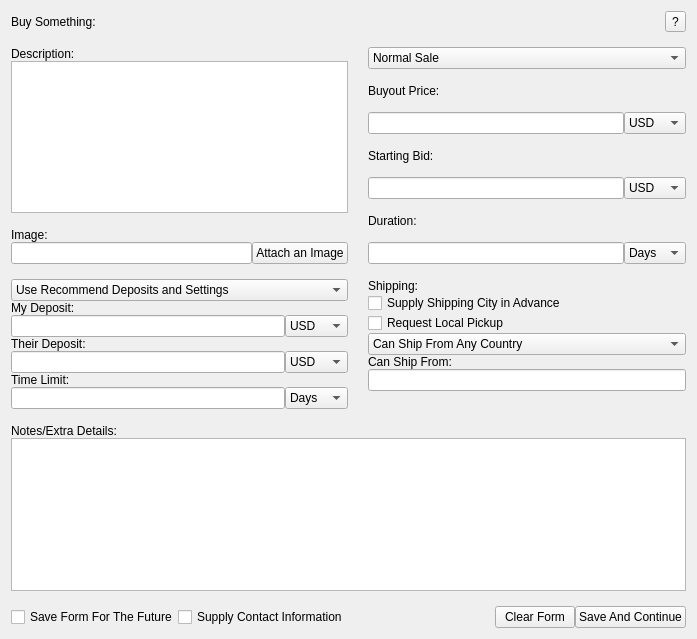
<?xml version="1.0" encoding="UTF-8"?>
<ui version="4.0">
 <class>Form</class>
 <widget class="QWidget" name="Form">
  <property name="geometry">
   <rect>
    <x>0</x>
    <y>0</y>
    <width>697</width>
    <height>639</height>
   </rect>
  </property>
  <property name="windowTitle">
   <string>Form</string>
  </property>
  <layout class="QGridLayout" name="gridLayout_5">
   <property name="horizontalSpacing">
    <number>20</number>
   </property>
   <property name="verticalSpacing">
    <number>15</number>
   </property>
   <item row="2" column="0">
    <layout class="QGridLayout" name="gridLayout_2">
     <item row="0" column="0">
      <widget class="QLabel" name="BuyImageText">
       <property name="text">
        <string>Image:</string>
       </property>
      </widget>
     </item>
     <item row="1" column="0">
      <widget class="QLineEdit" name="BuyImageBox">
       <property name="text">
        <string/>
       </property>
      </widget>
     </item>
     <item row="1" column="1">
      <widget class="QPushButton" name="BuyAttachImage">
       <property name="toolTip">
        <string>Attach an Image to your contract</string>
       </property>
       <property name="text">
        <string>Attach an Image</string>
       </property>
       <property name="icon">
        <iconset>
         <normaloff>:/Images/images/icon_openaccount_active.png</normaloff>:/Images/images/icon_openaccount_active.png</iconset>
       </property>
       <property name="iconSize">
        <size>
         <width>20</width>
         <height>20</height>
        </size>
       </property>
      </widget>
     </item>
    </layout>
   </item>
   <item row="3" column="0">
    <layout class="QGridLayout" name="gridLayout_4">
     <item row="0" column="0" colspan="2">
      <widget class="QComboBox" name="DepositSettings6">
       <item>
        <property name="text">
         <string>Use Recommend Deposits and Settings</string>
        </property>
       </item>
       <item>
        <property name="text">
         <string>Custom Deposits</string>
        </property>
       </item>
       <item>
        <property name="text">
         <string>Make Me A Guarantor</string>
        </property>
       </item>
       <item>
        <property name="text">
         <string>Make Them A Guarantor</string>
        </property>
       </item>
      </widget>
     </item>
     <item row="1" column="0">
      <widget class="QLabel" name="MyDepositText6">
       <property name="text">
        <string>My Deposit:</string>
       </property>
      </widget>
     </item>
     <item row="2" column="0">
      <widget class="QLineEdit" name="MyDepositBox6">
       <property name="text">
        <string/>
       </property>
      </widget>
     </item>
     <item row="2" column="1">
      <widget class="QComboBox" name="MyDepositUSD6">
       <item>
        <property name="text">
         <string>USD</string>
        </property>
       </item>
       <item>
        <property name="text">
         <string>Coins</string>
        </property>
       </item>
      </widget>
     </item>
     <item row="3" column="0">
      <widget class="QLabel" name="TheirDepositText6">
       <property name="text">
        <string>Their Deposit:</string>
       </property>
      </widget>
     </item>
     <item row="4" column="0">
      <widget class="QLineEdit" name="TheirDepositBox6">
       <property name="text">
        <string/>
       </property>
      </widget>
     </item>
     <item row="4" column="1">
      <widget class="QComboBox" name="TheirDepositUSD6">
       <item>
        <property name="text">
         <string>USD</string>
        </property>
       </item>
       <item>
        <property name="text">
         <string>Coins</string>
        </property>
       </item>
      </widget>
     </item>
     <item row="5" column="0">
      <widget class="QLabel" name="TimeLimitText6">
       <property name="text">
        <string>Time Limit:</string>
       </property>
      </widget>
     </item>
     <item row="6" column="0">
      <widget class="QLineEdit" name="TimeLimitBox6"/>
     </item>
     <item row="6" column="1">
      <widget class="QComboBox" name="TimeLimitDays6">
       <item>
        <property name="text">
         <string>Days</string>
        </property>
       </item>
       <item>
        <property name="text">
         <string>Hours</string>
        </property>
       </item>
      </widget>
     </item>
    </layout>
   </item>
   <item row="0" column="0" colspan="2">
    <layout class="QHBoxLayout" name="horizontalLayout">
     <item>
      <widget class="QLabel" name="BuyText">
       <property name="text">
        <string>Buy Something:</string>
       </property>
      </widget>
     </item>
     <item>
      <widget class="QToolButton" name="ExplainBuy">
       <property name="toolTip">
        <string>Help</string>
       </property>
       <property name="text">
        <string>?</string>
       </property>
       <property name="iconSize">
        <size>
         <width>20</width>
         <height>20</height>
        </size>
       </property>
      </widget>
     </item>
    </layout>
   </item>
   <item row="1" column="0">
    <layout class="QVBoxLayout" name="verticalLayout">
     <item>
      <widget class="QLabel" name="DescriptionBuy">
       <property name="text">
        <string>Description:</string>
       </property>
      </widget>
     </item>
     <item>
      <widget class="QTextEdit" name="DescriptionBuyBox">
       <property name="sizePolicy">
        <sizepolicy hsizetype="Expanding" vsizetype="Expanding">
         <horstretch>1</horstretch>
         <verstretch>1</verstretch>
        </sizepolicy>
       </property>
      </widget>
     </item>
    </layout>
   </item>
   <item row="1" column="1" rowspan="2">
    <layout class="QGridLayout" name="gridLayout">
     <item row="0" column="0" colspan="2">
      <widget class="QComboBox" name="BuySelect">
       <item>
        <property name="text">
         <string>Normal Sale</string>
        </property>
       </item>
       <item>
        <property name="text">
         <string>Reverse Auction</string>
        </property>
       </item>
      </widget>
     </item>
     <item row="1" column="0">
      <widget class="QLabel" name="BuyoutBuyText">
       <property name="text">
        <string>Buyout Price:</string>
       </property>
      </widget>
     </item>
     <item row="2" column="0">
      <widget class="QLineEdit" name="BuyoutBuyBox">
       <property name="text">
        <string/>
       </property>
      </widget>
     </item>
     <item row="2" column="1">
      <widget class="QComboBox" name="BuyoutBuyUSD">
       <item>
        <property name="text">
         <string>USD</string>
        </property>
       </item>
       <item>
        <property name="text">
         <string>Coins</string>
        </property>
       </item>
      </widget>
     </item>
     <item row="3" column="0">
      <widget class="QLabel" name="BidBuyText">
       <property name="text">
        <string>Starting Bid:</string>
       </property>
      </widget>
     </item>
     <item row="4" column="0">
      <widget class="QLineEdit" name="BidBuyBox">
       <property name="text">
        <string/>
       </property>
      </widget>
     </item>
     <item row="4" column="1">
      <widget class="QComboBox" name="BidBuyUSD">
       <item>
        <property name="text">
         <string>USD</string>
        </property>
       </item>
       <item>
        <property name="text">
         <string>Coins</string>
        </property>
       </item>
      </widget>
     </item>
     <item row="5" column="0">
      <widget class="QLabel" name="DurationBuyText">
       <property name="text">
        <string>Duration:</string>
       </property>
      </widget>
     </item>
     <item row="6" column="0">
      <widget class="QLineEdit" name="DurationBuyBox">
       <property name="text">
        <string/>
       </property>
      </widget>
     </item>
     <item row="6" column="1">
      <widget class="QComboBox" name="DurationBuyDays">
       <item>
        <property name="text">
         <string>Days</string>
        </property>
       </item>
      </widget>
     </item>
    </layout>
   </item>
   <item row="5" column="1">
    <layout class="QHBoxLayout" name="horizontalLayout_2">
     <item>
      <spacer name="horizontalSpacer">
       <property name="orientation">
        <enum>Qt::Horizontal</enum>
       </property>
       <property name="sizeHint" stdset="0">
        <size>
         <width>40</width>
         <height>20</height>
        </size>
       </property>
      </spacer>
     </item>
     <item>
      <widget class="QPushButton" name="ClearForm6">
       <property name="text">
        <string>Clear Form</string>
       </property>
      </widget>
     </item>
     <item>
      <widget class="QPushButton" name="SaveContinue6">
       <property name="text">
        <string>Save And Continue</string>
       </property>
      </widget>
     </item>
    </layout>
   </item>
   <item row="5" column="0">
    <layout class="QHBoxLayout" name="horizontalLayout_3">
     <item>
      <widget class="QCheckBox" name="SaveFuture6">
       <property name="text">
        <string>Save Form For The Future</string>
       </property>
      </widget>
     </item>
     <item>
      <widget class="QCheckBox" name="SupplyAdditional6">
       <property name="text">
        <string>Supply Contact Information</string>
       </property>
      </widget>
     </item>
    </layout>
   </item>
   <item row="4" column="0" colspan="2">
    <layout class="QVBoxLayout" name="verticalLayout_2">
     <item>
      <widget class="QLabel" name="Notes6">
       <property name="text">
        <string>Notes/Extra Details:</string>
       </property>
      </widget>
     </item>
     <item>
      <widget class="QTextEdit" name="NotesBox6">
       <property name="sizePolicy">
        <sizepolicy hsizetype="Expanding" vsizetype="Expanding">
         <horstretch>1</horstretch>
         <verstretch>1</verstretch>
        </sizepolicy>
       </property>
      </widget>
     </item>
    </layout>
   </item>
   <item row="3" column="1">
    <layout class="QGridLayout" name="gridLayout_3">
     <item row="0" column="0" colspan="2">
      <widget class="QLabel" name="ShippingBuyText">
       <property name="text">
        <string>Shipping:</string>
       </property>
      </widget>
     </item>
     <item row="1" column="0" colspan="2">
      <widget class="QCheckBox" name="ShippingCityBuy">
       <property name="text">
        <string>Supply Shipping City in Advance</string>
       </property>
      </widget>
     </item>
     <item row="2" column="0" colspan="2">
      <widget class="QCheckBox" name="LocalPickupBuy">
       <property name="text">
        <string>Request Local Pickup</string>
       </property>
      </widget>
     </item>
     <item row="3" column="0" colspan="2">
      <widget class="QComboBox" name="ShipCountryBuy">
       <item>
        <property name="text">
         <string>Can Ship From Any Country</string>
        </property>
       </item>
       <item>
        <property name="text">
         <string>Only Ship From Certain Countries</string>
        </property>
       </item>
      </widget>
     </item>
     <item row="4" column="0" colspan="2">
      <widget class="QLabel" name="ShipToBuyText">
       <property name="text">
        <string>Can Ship From:</string>
       </property>
      </widget>
     </item>
     <item row="5" column="0" colspan="2">
      <widget class="QLineEdit" name="ShipToBuyBox"/>
     </item>
     <item row="6" column="0" colspan="2">
      <spacer name="verticalSpacer">
       <property name="orientation">
        <enum>Qt::Vertical</enum>
       </property>
       <property name="sizeHint" stdset="0">
        <size>
         <width>20</width>
         <height>2</height>
        </size>
       </property>
      </spacer>
     </item>
    </layout>
   </item>
  </layout>
 </widget>
 <resources>
  <include location="../../../NEW UI/Halo.qrc"/>
 </resources>
 <connections/>
</ui>
